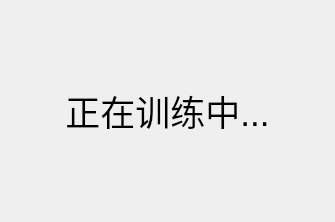
<?xml version="1.0" encoding="UTF-8"?>
<ui version="4.0">
 <class>TrainWindow</class>
 <widget class="QDialog" name="TrainWindow">
  <property name="geometry">
   <rect>
    <x>0</x>
    <y>0</y>
    <width>335</width>
    <height>222</height>
   </rect>
  </property>
  <property name="windowTitle">
   <string>人脸识别 - 训练中</string>
  </property>
  <layout class="QVBoxLayout" name="trainLayout">
   <item>
    <widget class="QLabel" name="trainLaber">
     <property name="font">
      <font>
       <family>Arial</family>
       <pointsize>26</pointsize>
      </font>
     </property>
     <property name="layoutDirection">
      <enum>Qt::LeftToRight</enum>
     </property>
     <property name="text">
      <string>正在训练中...</string>
     </property>
     <property name="alignment">
      <set>Qt::AlignCenter</set>
     </property>
    </widget>
   </item>
  </layout>
 </widget>
 <resources/>
 <connections/>
</ui>
